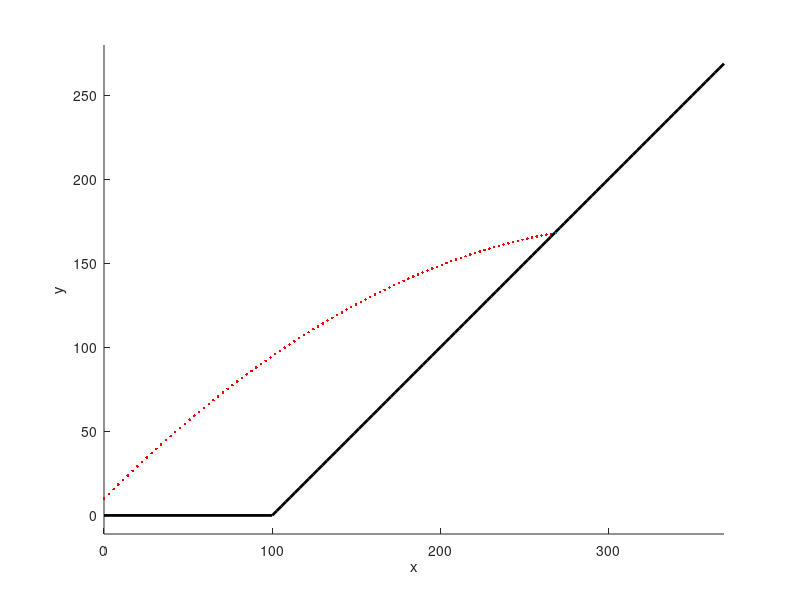

Write MATLAB code to recreate this figure.
clear; clc; close all;

% Description: Solves a projectile problem

% Parameters
y0 = 10;
v0 = 80;
theta = 45;
g = 9.81;

y = @(t) -g/2*t.^2 + v0.*sind(theta).*t + y0;
x = @(t) v0.*cosd(theta).*t;


% Plot ground and hill
H = 1000;
p = polyfit([100 100+H*cosd(45)],[0 H*sind(45)],1);


hold on
plot([0 100],[0 0],'k-','linewidth',2) % Ground

tmp = 200;
t = 0;
dt = 0.05;
while (1)
    if (y(t) > 0)
        if (x(t) > y(t) + 100)
            tmp = x(t);
            break;
        else
            plot(x(t),y(t),'r.')
        end
    elseif (y(t) < 0)
        break;
    end
    t = t + dt;
end
xx = linspace(100,tmp+100,100);
plot(xx,polyval(p,xx) ,'k-','linewidth',2)

plot(x(t),y(t))
xlabel('x')
ylabel('y')

axis equal
